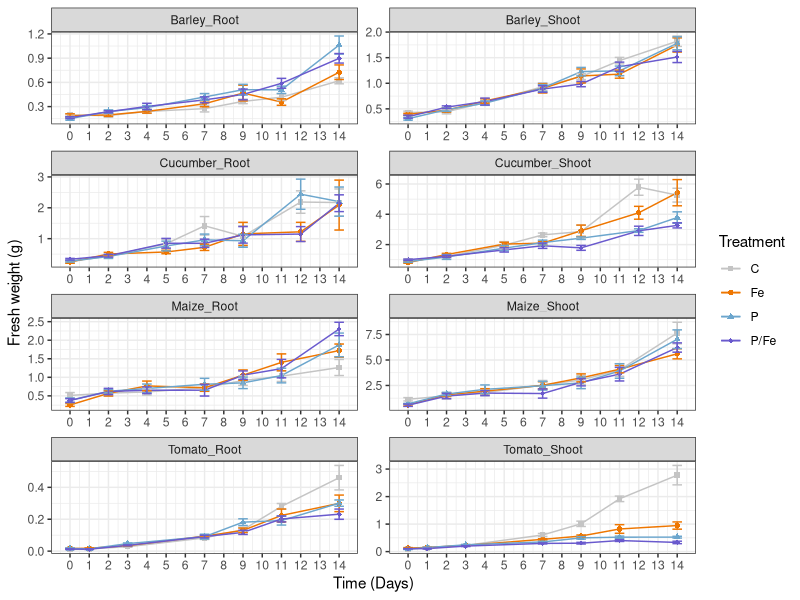
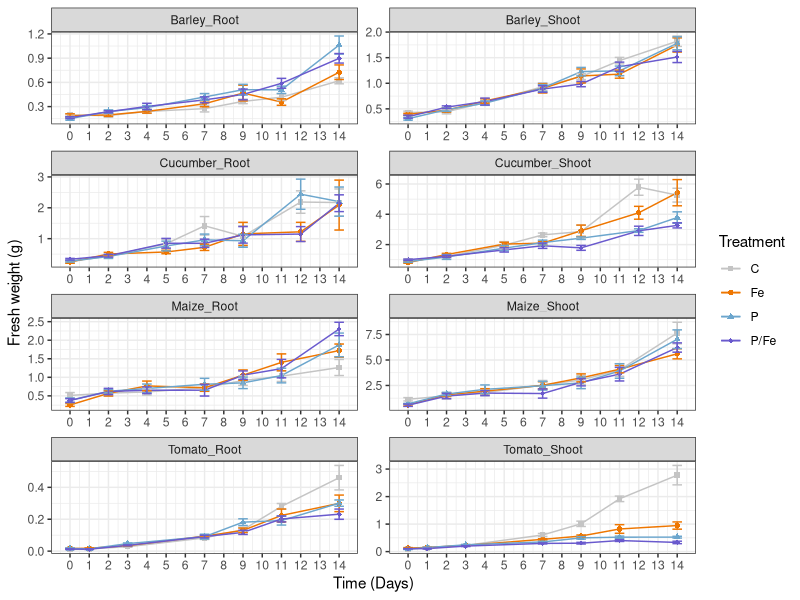

R code for these plots, in order:
library(readr)
library(ggpubr)
library(ggplot2)
library(reshape2)
library(tidyverse)
library(plyr)
library(dplyr)



#Scatter line + error bars (STD.Err) --> calculate means and errors in R ####

table2 <- read.csv("DATA_Masses.csv", sep=";",
                   header=T)

Summary_table <- ddply(table2, c("Treatment", "Time", "Species_Tissue"), summarise,
                       N    = sum(!is.na(Value)),
                       mean = mean(Value, na.rm=TRUE),
                       sd   = sd(Value, na.rm=TRUE),
                       se   = sd / sqrt(N))
Summary_table


f2 <- ggplot(Summary_table, aes(x = Time, y = mean, group = Treatment, colour = Treatment)) + 
  geom_line(aes(group = Treatment)) + 
  geom_point(aes(shape = Treatment)) + 
  scale_shape_manual(values = c(15:18)) +
  scale_color_manual(values=c("grey77", "darkorange2", "skyblue3", "slateblue3"))+
  geom_errorbar(aes(ymin = mean-se, ymax = mean+se, group = Treatment), width = 0.5) +
  theme_bw() + 
  scale_x_continuous(breaks=seq(0,16,1))
f2 + facet_wrap(~Species_Tissue, scales="free", ncol = 2) + 
  ylab("Fresh weight (g)") + 
  xlab("Time (Days)") 


ggsave(filename = "Masses_Scatter-lines_errorbars(bw).pdf", plot = last_plot(), dpi = 600, units = "cm", width = 70, height = 80, scale = 0.5)

write.table(Summary_table, "Masses_summary_statistics.csv", quote = FALSE, sep = ";")